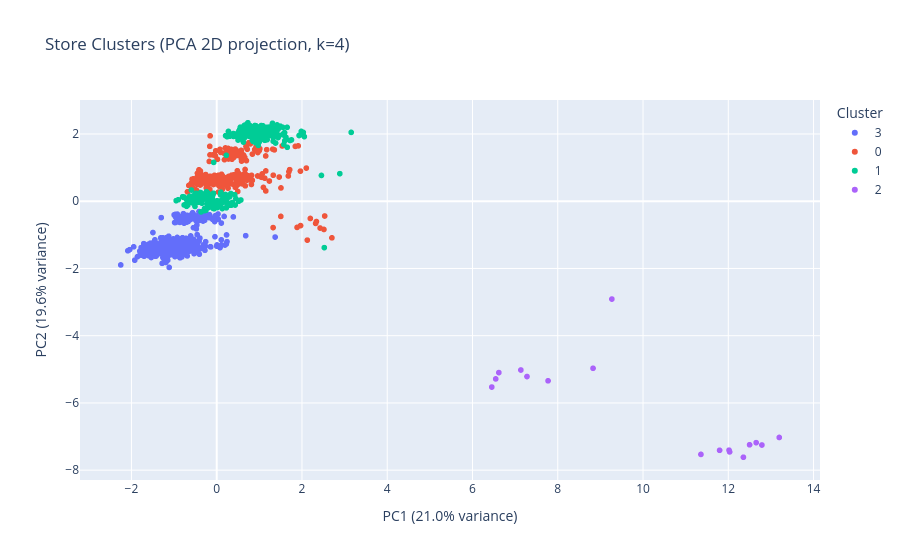

Notebook code for this chart:
### Code cell
fig = px.scatter(pca_df,
                 x='PC1', y='PC2',
                 color='Cluster',
                 hover_data=['Store', 'AvgSales'],
                 title=f'Store Clusters (PCA 2D projection, k={OPTIMAL_K})',
                 labels={'PC1': f'PC1 ({pca.explained_variance_ratio_[0]:.1%} variance)',
                         'PC2': f'PC2 ({pca.explained_variance_ratio_[1]:.1%} variance)'})


fig.show()

### Figure 1 — Plotly figure (JSON) as saved in the notebook; plotly's stock layout.template omitted (floating-point values rounded to 4 significant figures; data arrays with more than 128 entries replaced by an {"elided": "..."} marker saying what was removed)
{"data": [{"customdata": {"elided": "458x2 float values"}, "hovertemplate": "Cluster=3<br>PC1 (21.0% variance)=%{x}<br>PC2 (19.6% variance)=%{y}<br>Store=%{customdata[0]}<br>AvgSales=%{customdata[1]}<extra></extra>", "legendgroup": "3", "marker": {"color": "#636efa", "symbol": "circle"}, "mode": "markers", "name": "3", "showlegend": true, "type": "scattergl", "x": {"elided": "458 float values"}, "xaxis": "x", "y": {"elided": "458 float values"}, "yaxis": "y"}, {"customdata": {"elided": "292x2 float values"}, "hovertemplate": "Cluster=0<br>PC1 (21.0% variance)=%{x}<br>PC2 (19.6% variance)=%{y}<br>Store=%{customdata[0]}<br>AvgSales=%{customdata[1]}<extra></extra>", "legendgroup": "0", "marker": {"color": "#EF553B", "symbol": "circle"}, "mode": "markers", "name": "0", "showlegend": true, "type": "scattergl", "x": {"elided": "292 float values"}, "xaxis": "x", "y": {"elided": "292 float values"}, "yaxis": "y"}, {"customdata": {"elided": "348x2 float values"}, "hovertemplate": "Cluster=1<br>PC1 (21.0% variance)=%{x}<br>PC2 (19.6% variance)=%{y}<br>Store=%{customdata[0]}<br>AvgSales=%{customdata[1]}<extra></extra>", "legendgroup": "1", "marker": {"color": "#00cc96", "symbol": "circle"}, "mode": "markers", "name": "1", "showlegend": true, "type": "scattergl", "x": {"elided": "348 float values"}, "xaxis": "x", "y": {"elided": "348 float values"}, "yaxis": "y"}, {"customdata": [[85.0, 7272.0], [259.0, 11640.0], [262.0, 20720.0], [274.0, 4071.0], [335.0, 13310.0], [353.0, 5645.0], [423.0, 10830.0], [494.0, 7649.0], [512.0, 5511.0], [562.0, 17970.0], [676.0, 7687.0], [682.0, 11210.0], [733.0, 14930.0], [769.0, 10830.0], [948.0, 6937.0], [1081.0, 5925.0], [1097.0, 9745.0]], "hovertemplate": "Cluster=2<br>PC1 (21.0% variance)=%{x}<br>PC2 (19.6% variance)=%{y}<br>Store=%{customdata[0]}<br>AvgSales=%{customdata[1]}<extra></extra>", "legendgroup": "2", "marker": {"color": "#ab63fa", "symbol": "circle"}, "mode": "markers", "name": "2", "showlegend": true, "type": "scattergl", "x": [6.545, 12.79, 8.827, 11.36, 7.773, 11.8, 7.135, 6.618, 12.03, 9.269, 12.35, 7.279, 13.2, 12.65, 12.02, 6.452, 12.5], "xaxis": "x", "y": [-5.285, -7.251, -4.969, -7.531, -5.342, -7.409, -5.02, -5.098, -7.456, -2.91, -7.616, -5.215, -7.027, -7.181, -7.404, -5.527, -7.245], "yaxis": "y"}], "layout": {"legend": {"title": {"text": "Cluster"}, "tracegroupgap": 0}, "title": {"text": "Store Clusters (PCA 2D projection, k=4)"}, "xaxis": {"anchor": "y", "domain": [0, 1], "title": {"text": "PC1 (21.0% variance)"}}, "yaxis": {"anchor": "x", "domain": [0, 1], "title": {"text": "PC2 (19.6% variance)"}}}}
